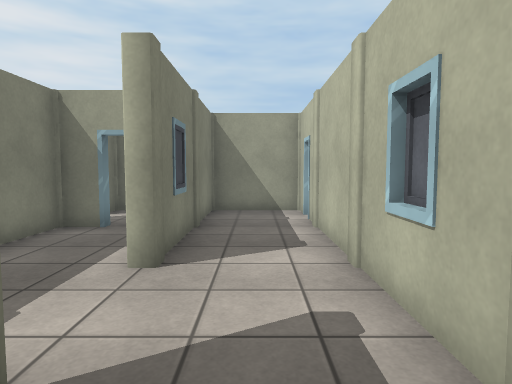
[1] (above)

24 first-person views from a walk through a 3-D level made in the Unity game engine. The camera is 1.3 m above the floor, tilts 4° down and sees 75° across. Doors are open. The floor is counted in squares, 1 m on a side. Each view is taken from the middle of a square. On the plan, view 1 faces up. The plan holds only what a view shows up to about 14 squares ahead; the rest is blank. The place goes on beyond the plan. The player is left out. Surface patterns are stand-ins for the level's own textures.

[2]
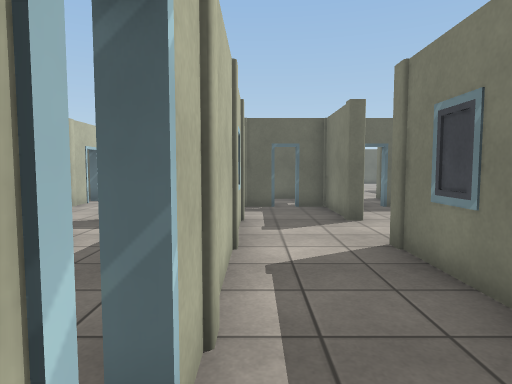

[3]
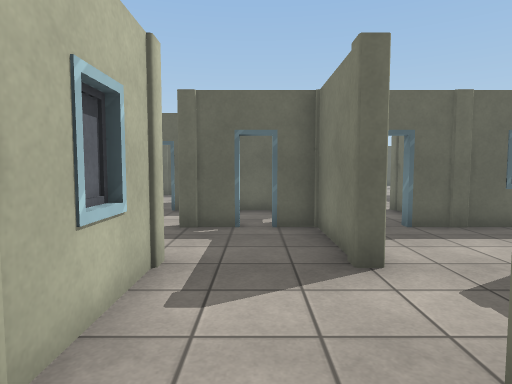

[4]
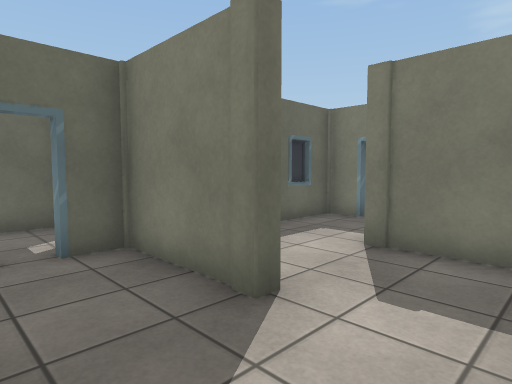

[5]
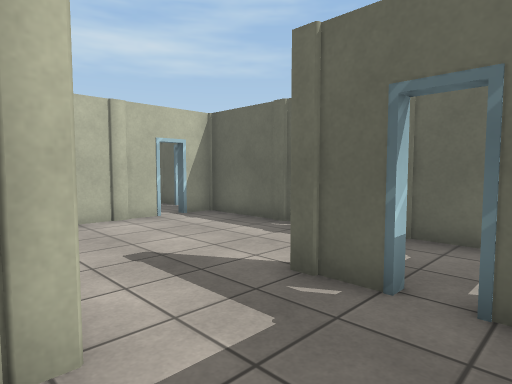

[6]
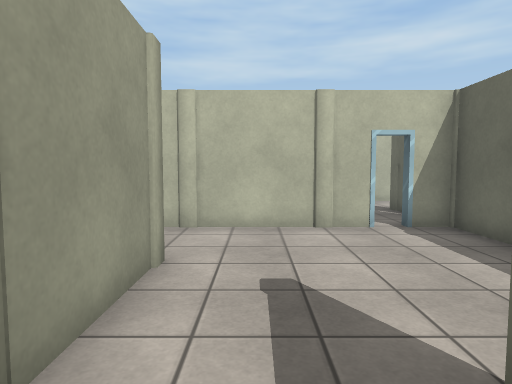

[7]
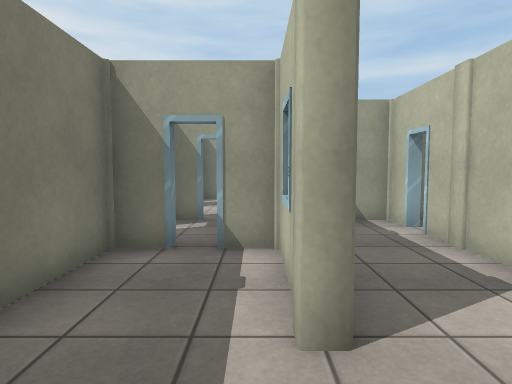

[8]
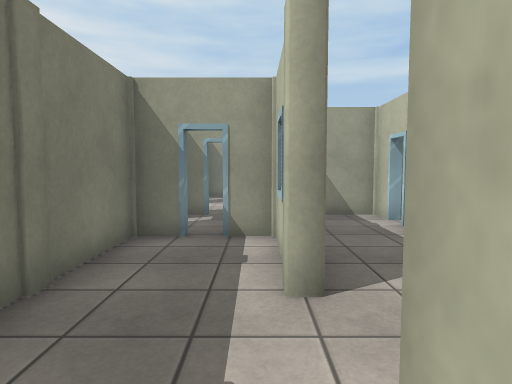

[9]
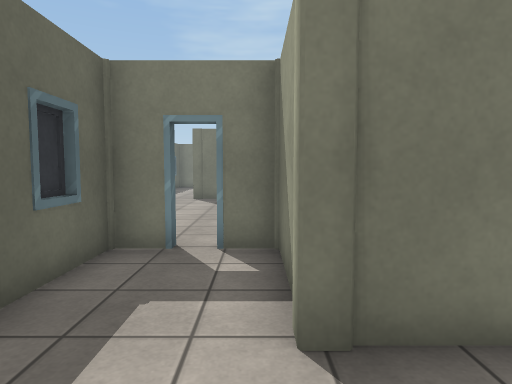

[10]
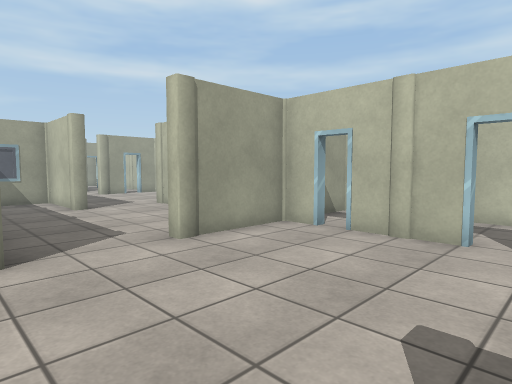

[11]
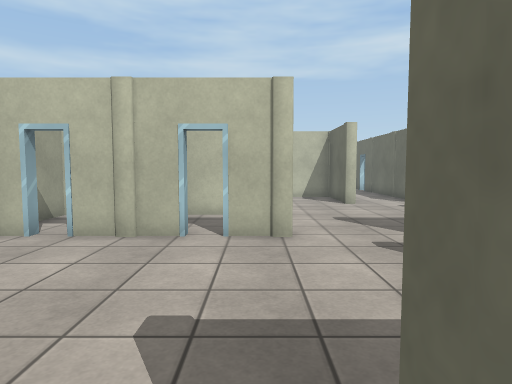

[12]
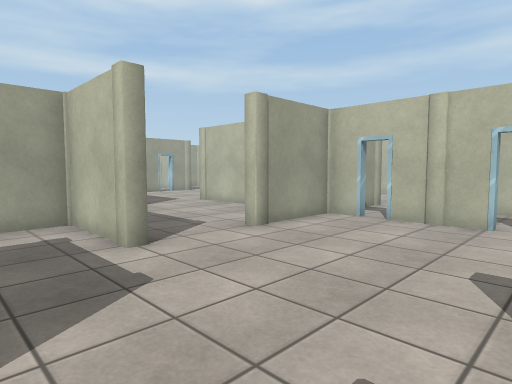

[13]
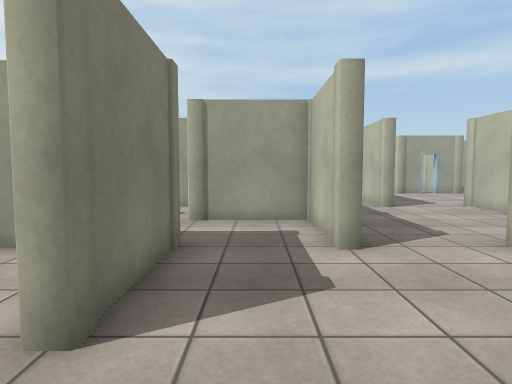

[14]
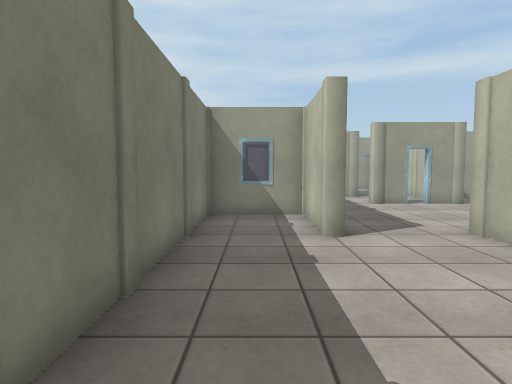

[15]
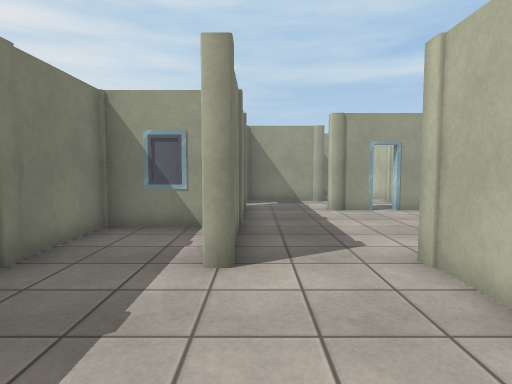

[16]
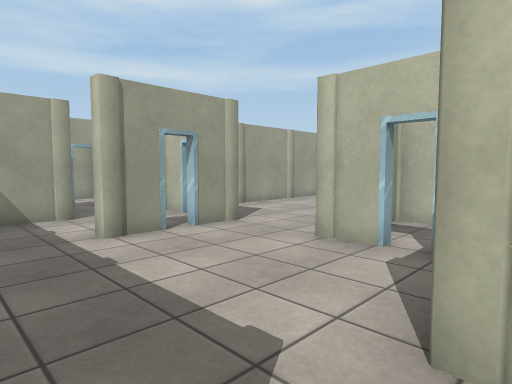

[17]
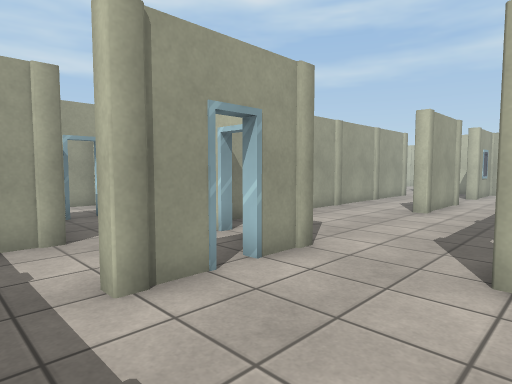

[18]
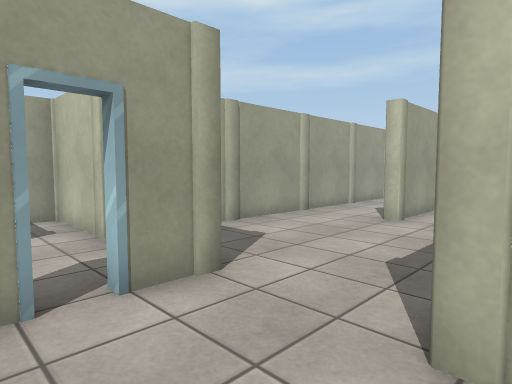

[19]
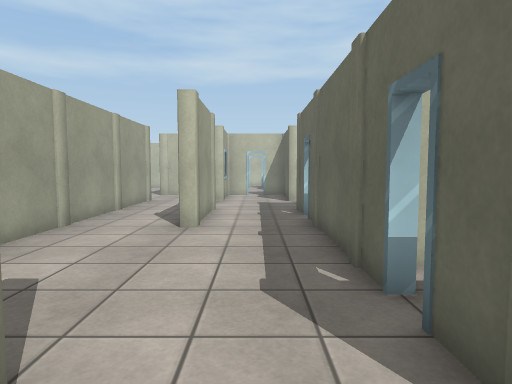

[20]
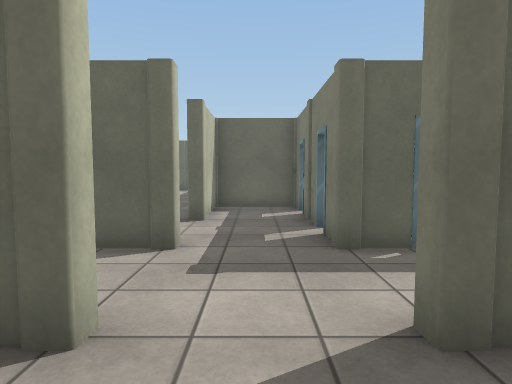

[21]
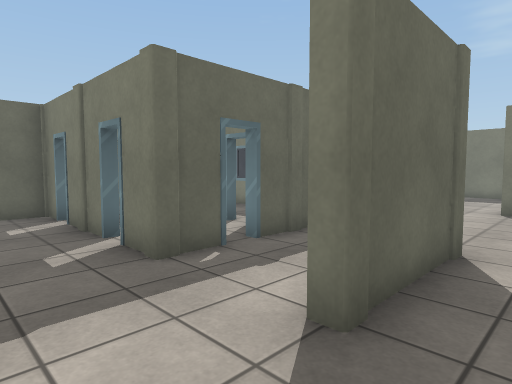

[22]
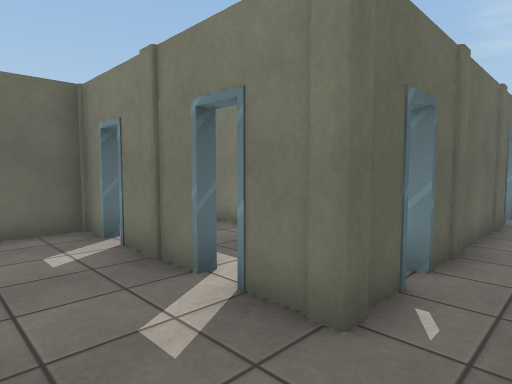

[23]
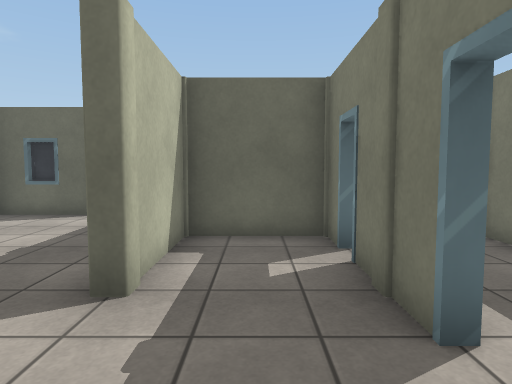

[24]
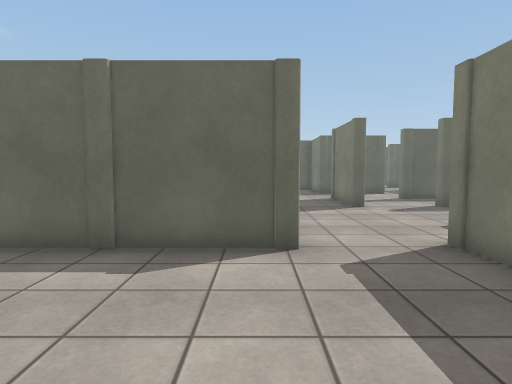

### Floor plan
Key: @ floor where view 1 was taken; # wall or solid block; . floor; D open door; O other object.
Columns run from 17 left of view 1 to 8 right of it. Each row starts with its distance up from view 1.
 23             #
 22            ..
 21            .D
 20            D##
 19            D.#
 18            ..#
 17        ####..############
 16        #.....#...........
 15        D....DD...........
 14        #..#D##.....###...#
 13        #...D..............
 12         ..................
 11     ####.....#D#####D##..#
 10     #O.#.....#D.#..#D.#..
  9     #..#....DD..#.DD.DD...
  8 #   #..#..#  #D##..#..#...
  7 .   #.....#  #D.#..#..#..#
  6 .   #.....#  #..#..#.DD..#
  5 .####.....#  #..#..#..####
  4 ....#......  #.....# .
  3 ....#......  #.....# ..
  2  #..#..#######.....###...#
  1  #........#.....#........#
  0  #.......DD.....#@.......#
 -1 .#........####D##D#......#
 -2 ..........#O.#D #D.......#
 -3  ........DD..#  D.......DD
 -4 #.........#  #  ####D#####
 -5  ...#..........    #D
 -6  .. #.............
 -7  .. #.   .......##

Where each view was taken, in squares from view 1:
view 1: 0 up, 0 right, facing up
view 2: 10 up, 1 right, facing down
view 3: 6 up, 0 right, facing down
view 4: 4 up, 1 right, facing down-left
view 5: 2 up, 1 left, facing down-right
view 6: 0 up, 0 right, facing right
view 7: 2 up, 2 left, facing up
view 8: 1 up, 2 left, facing up
view 9: 1 up, 2 left, facing left
view 10: 4 down, 14 left, facing up-right
view 11: 4 down, 14 left, facing right
view 12: 4 down, 16 left, facing up-right
view 13: 4 down, 15 left, facing up
view 14: 1 up, 12 left, facing up
view 15: 3 up, 10 left, facing up
view 16: 7 up, 10 left, facing up-right
view 17: 10 up, 9 left, facing up-right
view 18: 10 up, 7 left, facing up-right
view 19: 12 up, 6 left, facing right
view 20: 16 up, 6 right, facing down
view 21: 15 up, 7 right, facing down-left
view 22: 12 up, 7 right, facing down-left
view 23: 11 up, 6 right, facing down
view 24: 7 up, 10 left, facing down
